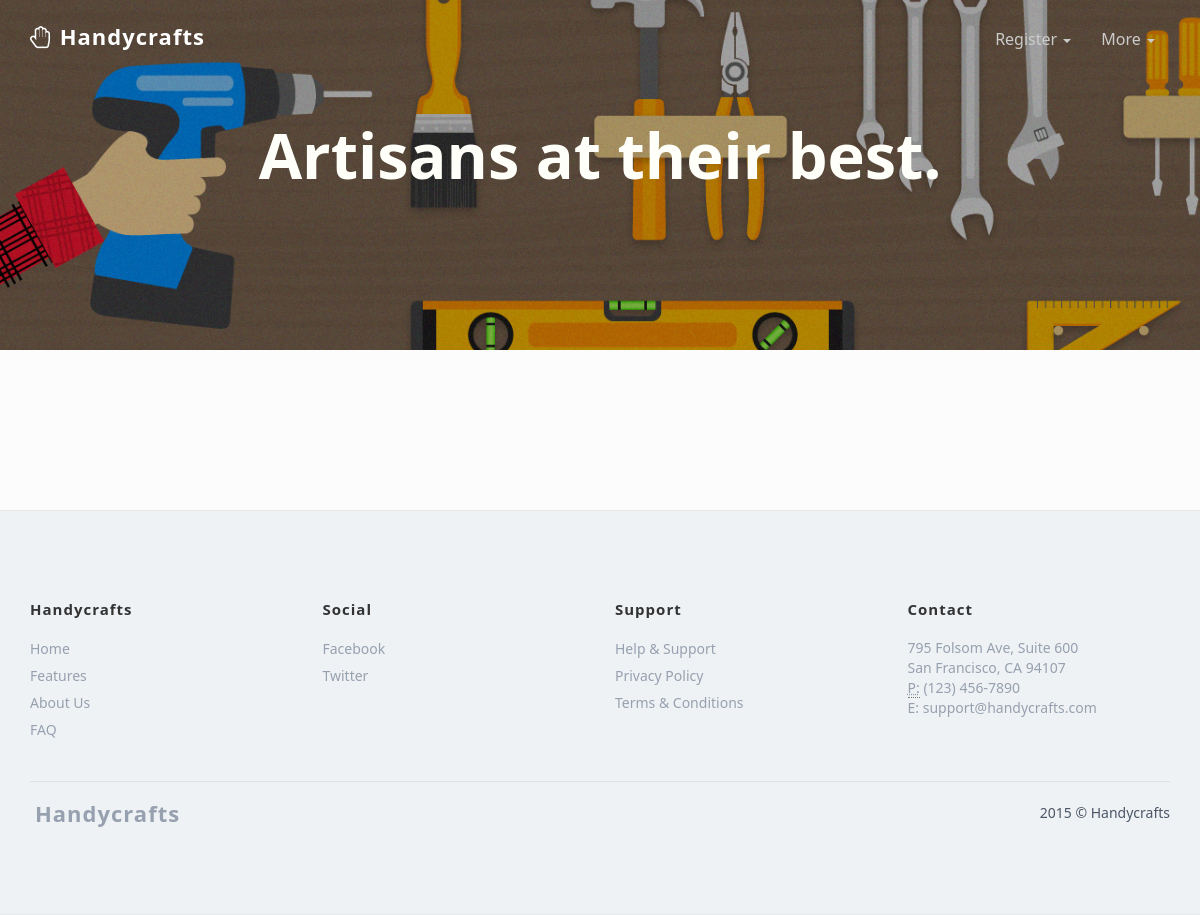
The page /account/list_artisans/ on the database as committed earlier.
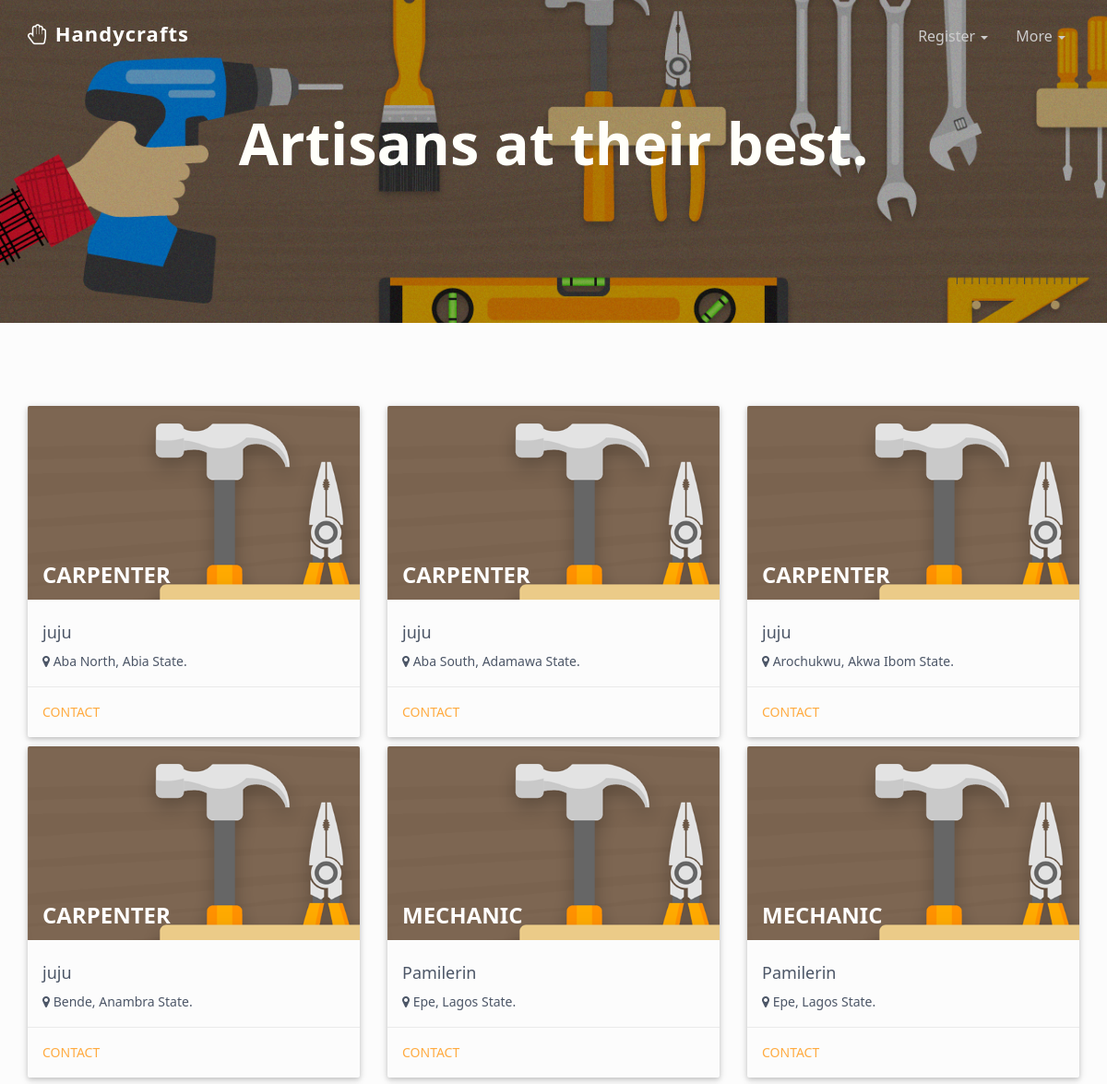
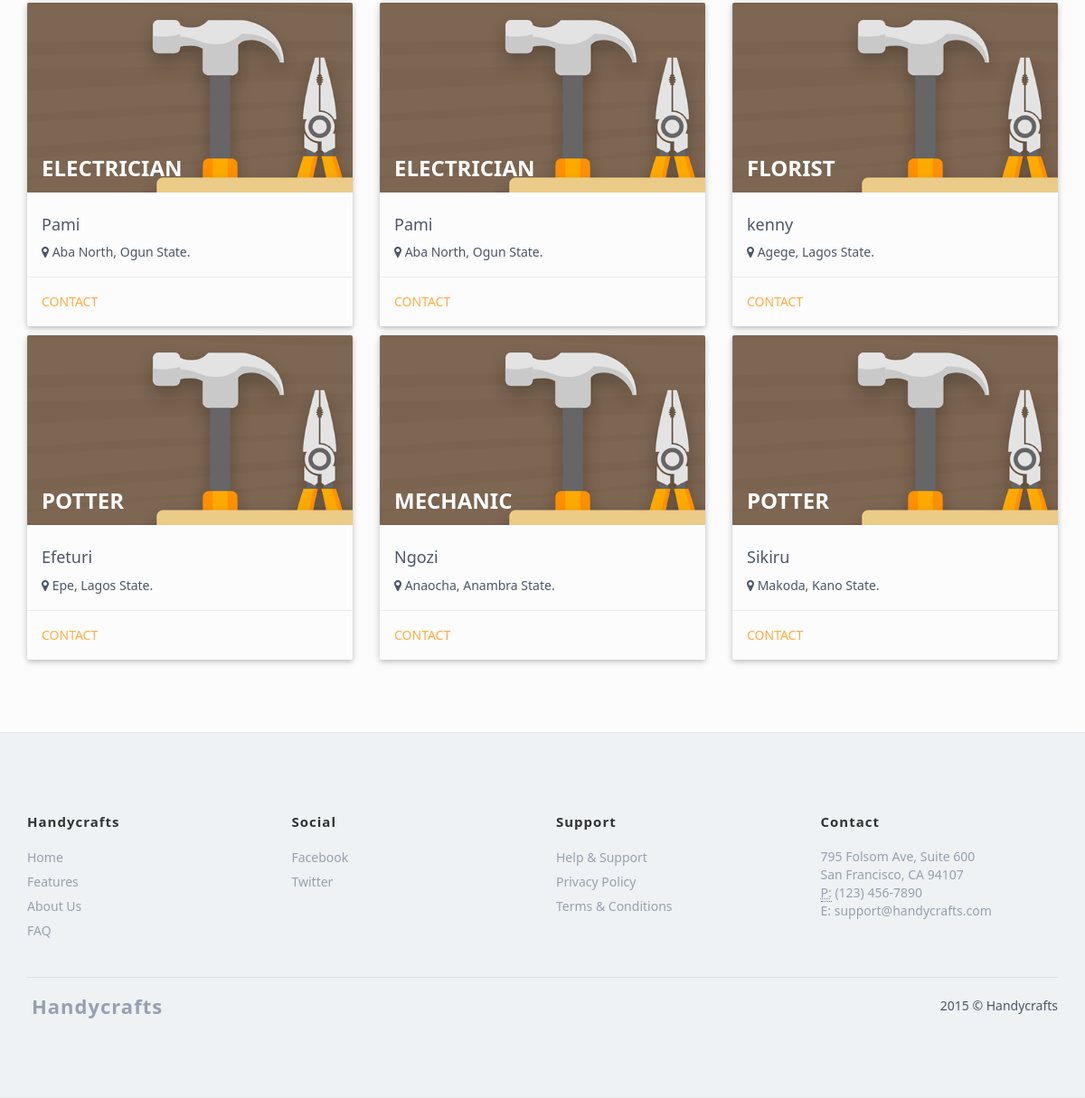
The same page on the database as committed later (2 pictures, top to bottom).
### registration/models.py (models this page shows, shortened)
class Artisan(models.Model):
    name = models.CharField(max_length=50)
    phone = models.CharField(max_length=15)
    address = models.CharField(max_length=100)
    emailAddress = models.CharField(max_length=30)
    state = models.ForeignKey(State)
    lga = models.ForeignKey(LocalGovernment)
    rating = models.PositiveSmallIntegerField(default=0)
    number_of_ratings = models.PositiveSmallIntegerField(default=0)
    skill = models.CharField(max_length=50)
    created_on = models.DateTimeField(auto_now=True)
    updated_on = models.DateTimeField(auto_now=True)

class LocalGovernment(models.Model):
    state_id = models.IntegerField()
    name = models.CharField(max_length=30)
    def __str__(self):
        return self.name

class State(models.Model):
    name = models.CharField(max_length=30)
    def __str__(self):
        return self.name

### registration/views.py (the view)
class ArtisanList(ListView):
    model = Artisan
    queryset = Artisan.objects.all()
    template_name = 'registration/details/artisan_list.html'
    def get_context_data(self, **kwargs):
        context = super(ArtisanList, self).get_context_data(**kwargs)
        context['artisan_list'] = Artisan.objects.order_by('-rating')
        return context

### registration/templates/registration/details/artisan_list.html (shortened to what this page needs)
{% extends 'base.html' %}
{% block content%}
 <section class="home bg-dark-3" style="height:350px;">
    <div class="navbar navbar-custom" role="navigation">
      <div class="container">
        <div class="navbar-header">
          <a class="navbar-brand logo" href="{% url 'account:index' %}">
            <i class="fa fa-hand-paper-o"></i>
              <span>Handycrafts</span>
          </a>
        </div>
        <div class="navbar-collapse collapse">
          <ul class="nav navbar-nav navbar-right">
              <li class="dropdown">
              <a href="#" data-toggle="dropdown">
                Register
                <span class="caret"></span>
              </a>
            </li>
            <li class="dropdown">
              <a href="#" data-toggle="dropdown">
                More
                <span class="caret"></span>
              </a>
            </li>
          </ul>
        </div>
      </div>
     </div>
     <div class="container">
         <div class="row">
             <br>
            <h1 style="text-align:center; font-size:63px">Artisans at their best.</h1>
         </div>
     </div>
    </section>
    <section class="section">
        <div class="container">
            <div class="row">
                {% for artisan in artisan_list %}
                    <div class="col-md-4">
                        <div class="card">
                            <div class="card-image">
                                <img class="img-responsive" src="/static/images/hh.png" >
                                <span class="card-title" style="font-weight: 600;" >{{ artisan.skill }}</span>
                            </div>
                            <div class="card-content">
                                <h4>{{ artisan.name }}</h4>
                                <p><i class="fa fa-map-marker"></i> {{ artisan.lga }}, {{ artisan.state }}. </p>
                            </div>
                            <div class="card-action">
                                <a href="{% url "account:artisanDetail" artisan.id %}">Contact</a>
                            </div>
                        </div>
                    </div>
                {% endfor %}
            </div>
        </div>
    </section>
{% endblock %}

### registration/templates/base.html (shortened to what this page needs)
{% load staticfiles %}
<!DOCTYPE html>
<html lang="en">
  <head>
    <link href="{% static "css/bootstrap.min.css" %}" rel="stylesheet">
    <link href="{% static "css/animate.css" %}" rel="stylesheet">
    <link rel="stylesheet" href="{% static "css/magnific-popup.css" %}">
    <link rel="stylesheet" href="https://maxcdn.bootstrapcdn.com/font-awesome/4.4.0/css/font-awesome.min.css">
    <link href="{% static "css/style.css" %}" rel="stylesheet">
  </head>
<body>
	{% block content %}
	{% endblock %}
  <footer class="section bg-gray footer">
    <div class="container">
      <div class="row">
        <div class="col-md-3 col-sm-6">
          <h5>Handycrafts</h5>
          <ul class="list-unstyled">
            <li><a href="{% url 'account:index' %}">Home</a></li>
            <li><a href="#">Features</a></li>
            <li><a href="#">About Us</a></li>
            <li><a href="#">FAQ</a></li>
          </ul>
        </div>
        <div class="col-md-3 col-sm-6">
          <h5>Social</h5>
          <ul class="list-unstyled">
            <li><a href="http://www.fb.com/handycrafts">Facebook</a></li>
            <li><a href="http://www.twitter.com/handycrafts">Twitter</a></li>
          </ul>
        </div>
        <div class="col-md-3 col-sm-6">
          <h5>Support</h5>
          <ul class="list-unstyled">
            <li><a href="#">Help & Support</a></li>
            <li><a href="#">Privacy Policy</a></li>
            <li><a href="#">Terms & Conditions</a></li>
          </ul>
        </div>
        <div class="col-md-3 col-sm-6">
          <h5>Contact</h5>
          <address>
            795 Folsom Ave, Suite 600<br>
            San Francisco, CA 94107<br>
            <abbr title="Phone">P:</abbr> (123) 456-7890<br/>
            E: <a href="mailto:support@handycrafts.com">support@handycrafts.com</a>
          </address>
        </div>
      </div>
      <div class="row">
        <div class="col-sm-12">
          <div class="footer-alt">
            <p class="pull-right">2015 © Handycrafts</p>
            <p class="logo">Handycrafts</p>
          </div>
        </div>
      </div>
    </div>
  </footer>
	</body>
</html>

### registration/static/css/style.css (style rules this page uses)
body { font-family: 'WeblySleek UI', 'Segoe UI', 'Helvetica Neue', Arial, sans-serif; font-weight: 400; color: #4c5667; background: #fcfcfc; font-size: 14px; line-height: 22px; overflow-x:hidden; }
h1,.h1 { font-weight: 700; }
address { color: #97a0af; }
.section { padding-top: 80px; padding-bottom: 80px; }
.bg-gray { background-color: #eef2f5; border-bottom: 1px solid #e9e9e9; border-top: 1px solid #e9e9e9; }
.bg-dark-3 { background: url(images/bg-2.png) center; background-size: cover; height: 600px; color: #fffffa }
.navbar-custom { padding: 10px 0px; margin-bottom: 0px; }
.navbar-custom .navbar-nav li a { color: #ccc; font-size: 16px; }
.logo { font-weight: 700; font-size: 22px; color: #ffffff !important; letter-spacing: 1px; }
.footer h5 { color: #333; font-size: 15px; margin-bottom: 20px; font-weight: 700; letter-spacing: 1px; }
.footer a { color: #97a0af; }
.footer ul li { margin: 5px 0px; }
.footer-alt { border-top: 1px solid rgba(151, 160, 175, 0.2); margin-top: 30px; padding-top: 20px; }
.footer-alt .logo { color: #97a0af !important; margin-bottom: 0px; }
.card { box-shadow: 0 2px 5px 0 rgba(0, 0, 0, 0.16), 0 2px 10px 0 rgba(0, 0, 0, 0.12); }
.card { margin-top: 10px; box-sizing: border-box; border-radius: 2px; background-clip: padding-box; }
.card span.card-title { color: #fff; font-size: 24px; font-weight: 300; text-transform: uppercase; }
.card .card-image { position: relative; overflow: hidden; max-height: 210px; }
.card .card-image img { border-radius: 2px 2px 0 0; background-clip: padding-box; position: relative; z-index: -1; }
.card .card-image span.card-title { position: absolute; bottom: 0; left: 0; padding: 16px; }
.card .card-content { padding: 16px; border-radius: 0 0 2px 2px; background-clip: padding-box; box-sizing: border-box; }
.card .card-content p { margin: 0; color: inherit; }
.card .card-action { border-top: 1px solid rgba(160, 160, 160, 0.2); padding: 16px; }
.card .card-action a { color: #ffab40; margin-right: 16px; transition: color 0.3s ease; text-transform: uppercase; }
@media (min-width: 768px) { .navbar-nav>li>a { padding-top: 18px; padding-bottom: 18px; } }

Rows that differ between the two databases and show on the page:
added Artisan: skill "CARPENTER", name "juju", lga "Aba North", state "Abia State"
added Artisan: skill "CARPENTER", name "juju", lga "Aba South", state "Adamawa State"
added Artisan: skill "CARPENTER", name "juju", lga "Arochukwu", state "Akwa Ibom State"
added Artisan: skill "CARPENTER", name "juju", lga "Bende", state "Anambra State"
added Artisan: skill "MECHANIC", name "Pamilerin", lga "Epe", state "Lagos State"
added Artisan: skill "MECHANIC", name "Pamilerin", lga "Epe", state "Lagos State"
added Artisan: skill "ELECTRICIAN", name "Pami", lga "Aba North", state "Ogun State"
added Artisan: skill "ELECTRICIAN", name "Pami", lga "Aba North", state "Ogun State"
added Artisan: skill "FLORIST", name "kenny", lga "Agege", state "Lagos State"
added Artisan: skill "POTTER", name "Efeturi", lga "Epe", state "Lagos State"
added Artisan: skill "MECHANIC", name "Ngozi", lga "Anaocha", state "Anambra State"
added Artisan: skill "POTTER", name "Sikiru", lga "Makoda", state "Kano State"
